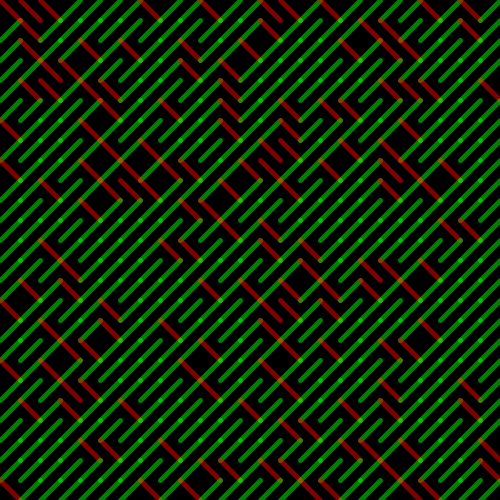
Frame 1 (no input)
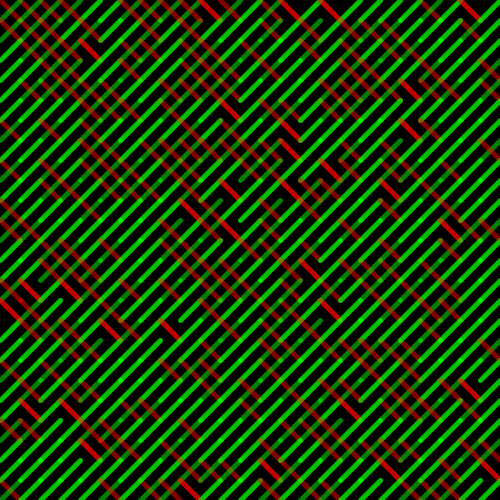
Frame 2 (the mouse pressed at the canvas centre, redrawn once)

The Processing sketch that drew these frames (run headless with seeded random() and noise(); the mouse was pressed at the canvas centre and the sketch redrawn once):

// Processing sketch: Weave02
// ── Weave02.pde
// Daniel Shiffman
// http://codingtra.in
// http://patreon.com/codingtrain

// 10PRINT
// https://www.youtube.com/watch?v=bEyTZ5ZZxZs
int x = 0;
int y = 0;
int spacing  = 20;
int iterations = 1;
void setup() {
  size(500, 500);
  background(0);
  noLoop();
  strokeCap(ROUND);
  noFill();
}

void draw() {
  
  for (int i = 0; i < iterations; i++) {
    for (int y = 0; y < height; y=y+spacing) {
      for (int x = 0; x < width; x=x+spacing) {
        if (i > (iterations/2)){
          stroke(255,0,0,128); //255/(i+1));          
        }
        else
        { 
          stroke(255,0,0,128); //255/(i+1));          
        }
        
        strokeWeight((spacing/4)*(i+1));
        
        if (Math.random() > 0.75){
          stroke(255,0,0,128);
          line (x,y,x+spacing,y+spacing);
        }
        else {
          stroke(0,255,0,128);
          line (x,y+spacing , x+spacing,y);
        }
      }
    }
  }
  //delay(500);
  //save("weave3.png");
}
